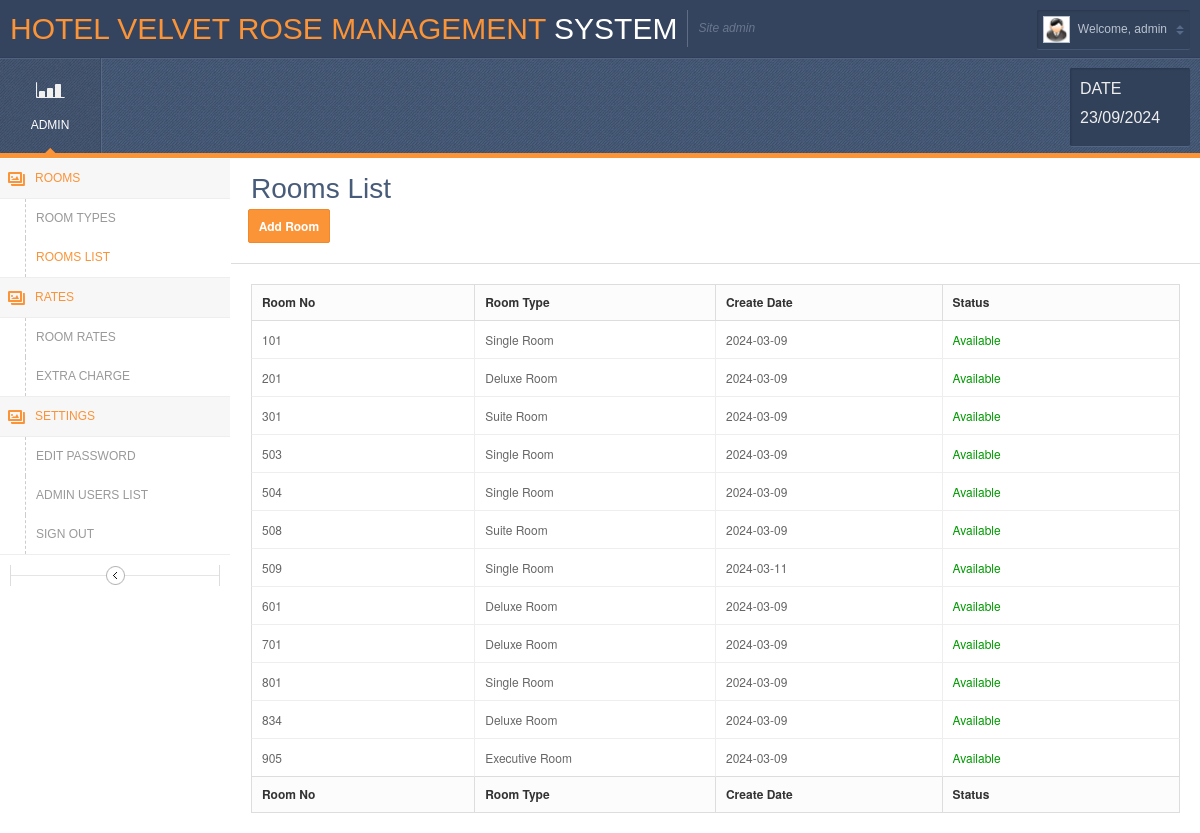
Page /Admin/room.php (signed in) on the committed database.
### tables this page shows
CREATE TABLE `roomlist` (
  `room_no` int(5) NOT NULL,
  `room_type` varchar(25) NOT NULL,
  `create_date` date NOT NULL,
  `status` varchar(25) NOT NULL
);

### Admin/room.php (the view, shortened to what this page needs)
<?php
require_once('db.php');
$sql = "SELECT room_no, room_type, create_date, status FROM roomlist";
$stmt = $conn->prepare($sql);
$stmt->execute();
$rooms = $stmt->fetchAll(PDO::FETCH_ASSOC);
?>
<!DOCTYPE html PUBLIC "-//W3C//DTD XHTML 1.0 Transitional//EN" "http://www.w3.org/TR/xhtml1/DTD/xhtml1-transitional.dtd">
<html xmlns="http://www.w3.org/1999/xhtml">
<head>
    <link rel="stylesheet" href="css/style.default.css" type="text/css" />
</head>
<body class="withvernav">
    <div class="bodywrapper">
        <div class="topheader">
            <div class="left">
                <h1 class="logo">Hotel Velvet Rose Management<span> System</span></h1>
                <span class="slogan">Site admin</span>
                <br clear="all" />
            </div>
            <div class="right">
            <div class="userinfo">
                    <img src="images/icons/admin.jpg" height="25" alt="" />
                    <span class="slogan">
                    <?php
                    if (isset($_SESSION['username'])) {
                        echo "Welcome, " . $_SESSION['username'];
                    } else {
                        echo "Site admin";
                    }
                    ?>
                </span>
                </div>
            </div>
        </div>
        <div class="header">
            <ul class="headermenu">
                <li class="current"><a href="dashboard.php"><span class="icon icon-chart"></span>Admin</a></li>
            </ul>
            <div class="headerwidget">
                <div class="earnings">
                    <div>
                    <h4>date</h4>
                    <h4><?php echo date('d/m/Y'); ?></h4>
                    </div>
                </div>
            </div>
        </div>
        <div class="vernav2 iconmenu">
            <ul>
                <li class="current"><a href="#rtype" class="gallery">Rooms</a>
                    <span class="arrow"></span>
                    <ul id="rtype">
                        <li><a href="roomtype.php">Room Types</a></li>
                        <li class="current"><a href="room.php">Rooms List</a></li>
                    </ul>
                </li>
                <li class="current"><a href="#rooms" class="gallery">Rates</a>
                    <span class="arrow"></span>
                    <ul id="rooms">
                        <li><a href="roomrate.php">Room Rates</a></li>
                        <li><a href="extracharge.php">Extra Charge</a></li>
                    </ul>
                </li>
                <li class="current"><a href="#tax" class="gallery">Settings</a>
                    <span class="arrow"></span>
                    <ul id="tax">
                        <li><a href="change-password.php">Edit Password</a></li>
                        <li><a href="users.php">Admin Users list</a></li>
                        <li><a href="javascript:void(0)" onclick="document.logout.submit();">Sign Out</a></li>
                    </ul>
                </li>
            </ul>
            <a class="togglemenu"></a>
            <br /><br />
        </div>
        <div class="centercontent tables">
            <div class="pageheader notab">
                <h1 class="pagetitle">Rooms List</h1>
                <form method="post">
                    <button class="submit radius2" onclick="window.location='add-room.php'; return false;">Add Room</button>
                </form>
            </div>
            <div id="contentwrapper" class="contentwrapper">
                <table cellpadding="0" cellspacing="0" border="0" class="stdtable stdtablequick" id="dyntable1">
                    <colgroup>
                        <col class="con0" style="width: 4%" />
                        <col class="con1" />
                        <col class="con0" />
                        <col class="con1" />
                        <col class="con0" />
                    </colgroup>
                    <thead>
                        <tr>
                            <th class="head0" width="5%" style='font-size: 12px;'>Room No</th>
                            <th class="head0" width="5%" style='font-size: 12px;'>Room Type</th>
                            <th class="head0" width="5%" style='font-size: 12px;'>Create Date</th>
                            <th class="head0" width="5%" style='font-size: 12px;'>Status</th>
                        </tr>
                    </thead>
                    <tfoot>
                        <tr>
                            <th class="head0" width="5%" style='font-size: 12px;'>Room No</th>
                            <th class="head0" width="5%" style='font-size: 12px;'>Room Type</th>
                            <th class="head0" width="5%" style='font-size: 12px;'>Create Date</th>
                            <th class="head0" width="5%" style='font-size: 12px;'>Status</th>
                        </tr>
                    </tfoot>
                    <tbody>
                        <?php
                        if (!empty($rooms)) {
                            foreach ($rooms as $row) {
                                echo "<tr>";
                                echo "<td class='con0' style='font-size: 12px;'>" . $row["room_no"] . "</td>";
                                echo "<td class='con0' style='font-size: 12px;'>" . $row["room_type"] . "</td>";
                                echo "<td class='con0' style='font-size: 12px;'>" . $row["create_date"] . "</td>";
                                echo "<td class='con0' style='font-size: 12px;'><font color='#009900'>" . $row["status"] . "</font></td>";
                                echo "</tr>";
                            }
                        } else {
                            echo "<tr><td colspan='7' class='aligncenter'>No records found</td></tr>";
                        }
                        ?>
                    </tbody>
                </table>
            </div>
        </div>
    </div>
</body>
</html>

### rows in the picture
roomlist: room_no "101", room_type "Single Room", create_date "2024-03-09", status "Available"
roomlist: room_no "201", room_type "Deluxe Room", create_date "2024-03-09", status "Available"
roomlist: room_no "301", room_type "Suite Room", create_date "2024-03-09", status "Available"
roomlist: room_no "503", room_type "Single Room", create_date "2024-03-09", status "Available"
roomlist: room_no "504", room_type "Single Room", create_date "2024-03-09", status "Available"
roomlist: room_no "508", room_type "Suite Room", create_date "2024-03-09", status "Available"
roomlist: room_no "509", room_type "Single Room", create_date "2024-03-11", status "Available"
roomlist: room_no "601", room_type "Deluxe Room", create_date "2024-03-09", status "Available"
roomlist: room_no "701", room_type "Deluxe Room", create_date "2024-03-09", status "Available"
roomlist: room_no "801", room_type "Single Room", create_date "2024-03-09", status "Available"
roomlist: room_no "834", room_type "Deluxe Room", create_date "2024-03-09", status "Available"
roomlist: room_no "905", room_type "Executive Room", create_date "2024-03-09", status "Available"

### other values in the picture
$_SESSION['username'] "admin"
